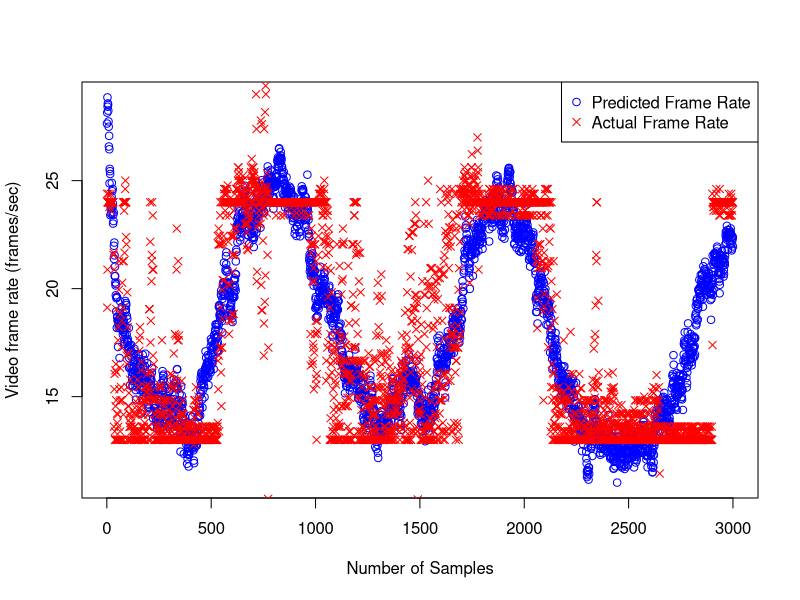
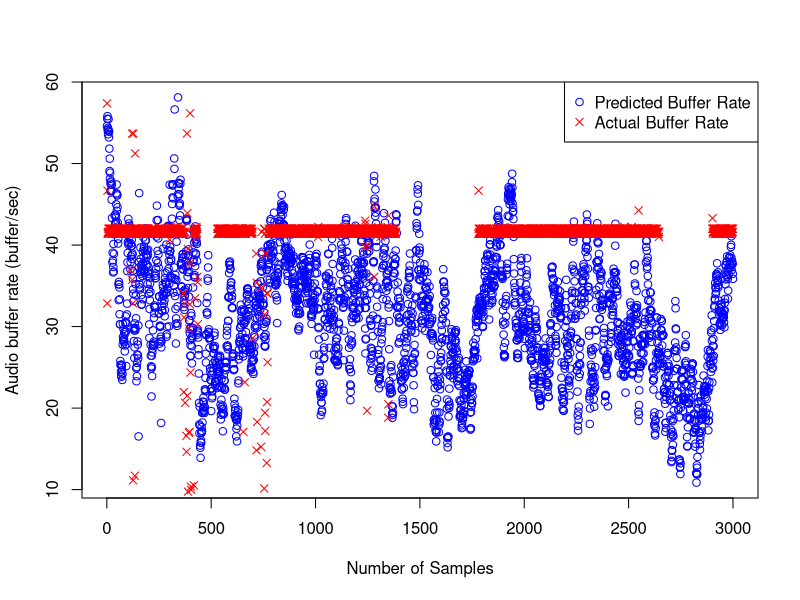
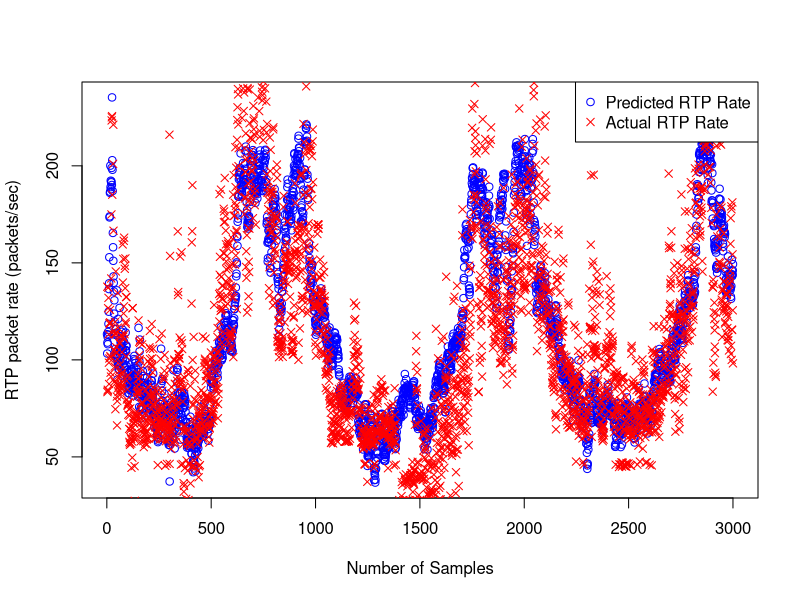

R code for these plots, in order: (Note: this script raises an error after producing the figures.)

# Read Data into X
periodic.x <- read.csv("X.csv")
# Read Data into Y.
periodic.y <- read.csv("Y.csv")


# Instead of choosing a sequential set, create a random set. (Replace = False.)
splitdata <- function(length,seed=NULL) {
  if(!is.null(seed)) {
    set.seed(seed)
  }
  index <- 1:length
  train.index.return <- sample(index, (0.7*length(index)) , replace=FALSE)
}

# Use any data to get a random training index. SEED = 29
train.index <- splitdata(nrow(periodic.x),29)

# Create the training sets.
periodic.training.x <- periodic.x[train.index,]
periodic.training.y <- periodic.y[train.index,]

# Create the test sets
periodic.test.x <- periodic.x[-train.index,]
periodic.test.y <- periodic.y[-train.index,]

################## Lasso Regression Method.

library(glmnet)
# Create a matrix from the list.
periodic.training.x.matrix <- model.matrix(~.,periodic.training.x )[,-1]
periodic.test.x.matrix <-  model.matrix(~.,periodic.test.x )[,-1]


# To get best lambda, set up the cross validations in the set.

# =========================================================== DispFrames.

cross.validations.DispFrames = cv.glmnet(periodic.training.x.matrix, periodic.training.y[,'DispFrames'])
#plot(cross.validations.DispFrames)

# Get the best lambda 
lambda.DispFrames <- cross.validations.DispFrames$lambda.min

# Calculate the coefficients through lasso.
lasso.fit.Dispframes <- glmnet(periodic.training.x.matrix, periodic.training.y[,'DispFrames'], alpha=1)
# fit.Dispframes
# plot(fit.Dispframes)

# predict the value.
predicted.DispFrames <- predict(lasso.fit.Dispframes,periodic.test.x.matrix,s=lambda.DispFrames)


# ============================================================ NoAudioPlayed.


cross.validations.NoAudioPlayed = cv.glmnet(periodic.training.x.matrix, periodic.training.y[,'NoAudioPlayed'])
#plot(cross.validations.NoAudioPlayed)

# Get the best lambda 
lambda.NoAudioPlayed <- cross.validations.NoAudioPlayed$lambda.min

# Calculate the coefficients through lasso.
lasso.fit.NoAudioPlayed <- glmnet(periodic.training.x.matrix, periodic.training.y[,'NoAudioPlayed'], alpha=1)
# plot(lasso.fit.NoAudioPlayed)

# Predict the value.
predicted.NoAudioPlayed <- predict(lasso.fit.NoAudioPlayed, periodic.test.x.matrix, s=lambda.NoAudioPlayed)


# ============================================================= NoRTPPkts.


cross.validations.NoRTPPkts = cv.glmnet(periodic.training.x.matrix, periodic.training.y[,'NoRTPPkts'])
#plot(cross.validations.NoRTPPkts)

# Get the best lambda 
lambda.NoRTPPkts <- cross.validations.NoRTPPkts$lambda.min

# Calculate the coefficients through lasso.
lasso.fit.NoRTPPkts <- glmnet(periodic.training.x.matrix, periodic.training.y[,'NoRTPPkts'], alpha=1)
# plot(lasso.fit.NoRTPPkts)

# Predict the value.
predicted.NoRTPPkts <- predict(lasso.fit.NoRTPPkts, periodic.test.x.matrix, s=lambda.NoRTPPkts)



# =============================================================       Plotting Time Series Graph

# Now Create lot for the time series.

# DispFrames time series plot.,
png(file="dispframes_timeseries.png",width=500, height=400)
plot(predicted.DispFrames, col="blue", xlab="Number of Samples", ylab="Video frame rate (frames/sec)")
points(periodic.test.y[,'DispFrames'],col="red",pch = 4)
legend("topright",
       c("Predicted Frame Rate","Actual Frame Rate"), bty="o", col=c("blue", "red"), 
       horiz=FALSE, cex=1, pch=c(1,4))
dev.off()  

# No Audio Played Time Series Plot.
png(file="audioplayed_timeseries.png",width=500, height=400)
plot(predicted.NoAudioPlayed, col="blue", xlab="Number of Samples", ylab="Audio buffer rate (buffer/sec)")
points(periodic.test.y[,'NoAudioPlayed'],col="red",pch = 4)
legend("topright",
       c("Predicted Buffer Rate","Actual Buffer Rate"), bty="o", col=c("blue", "red"), 
       horiz=FALSE, cex=1, pch=c(1,4))
dev.off()

# NoRTPPkts Time series Plot.
png(file="rtppacket_timeseries.png",width=500, height=400)
plot(predicted.NoRTPPkts, col="blue", xlab="Number of Samples", ylab="RTP packet rate (packets/sec)")
points(periodic.test.y[,'NoRTPPkts'], col="red", pch=4)
legend("topright",
       c("Predicted RTP Rate","Actual RTP Rate"), bty="o", col=c("blue", "red"), 
       horiz=FALSE, cex=1, pch=c(1,4))
dev.off()




############# Plotting Against Each Other.

# Creating combined graphs.
combined.DispFrames <- cbind(predicted = predicted.DispFrames[,"1"], actual = periodic.test.y[,'DispFrames'])
combined.NoAudioPlayed <- cbind(predicted = predicted.NoAudioPlayed[,"1"], actual = periodic.test.y[,'NoAudioPlayed'])
combined.NoRTPPkts <- cbind(predicted = predicted.NoRTPPkts[,"1"], actual = periodic.test.y[,'NoRTPPkts'])

#DispFrames.
png(file="dispframes_comparison.png",width=500, height=400)
plot(combined.DispFrames[,'actual'],combined.DispFrames[,'predicted'], col=c('blue','red'), xlab="Actual Video frame rate (frames/sec)", ylab="Predicted Video frame rate (frames/sec)", pch=c(1,4))
legend("topleft",
       c("Actual Frame Rate","Predicted Frame Rate"), bty="o", col=c("blue", "red"), 
       horiz=FALSE, cex=1, pch=c(1,4))
dev.off()


#NoAudioPlayed
png(file="audioplayed_comparison.png",width=500, height=400)
plot(combined.NoAudioPlayed[,'actual'],combined.NoAudioPlayed[,'predicted'], col=c('blue','red'), xlab="Actual Audio buffer rate (buffer/sec)", ylab="Predicted Audio buffer rate (buffer/sec)", pch=c(1,4))
legend("topright",
       c("Actual Audio Buffer Rate","Predicted Audio Buffer Rate"), bty="o", col=c("blue", "red"), 
       horiz=FALSE, cex=1, pch=c(1,4))
dev.off()

#NoRTPPkts
png(file="rtppacket_comparison.png",width=500, height=400)
plot(combined.NoRTPPkts[,'actual'],combined.NoRTPPkts[,'predicted'], col=c('blue','red'), xlab="Actual RTP packet rate (packet/sec)", ylab="Predicted RTP packet rate (packet/sec)", pch=c(1,4))
legend("bottomright",
       c("Actual RTP packet rate","Predicted RTP packet rate"), bty="o", col=c("blue", "red"), 
       horiz=FALSE, cex=1, pch=c(1,4))
dev.off()


########### Normalized Mean Absolute Error.

# NMAE DispFrames.
diff.DispFrames <- combined.DispFrames[, "actual"] - combined.DispFrames[, "predicted"]
diff.DispFrames <- abs(diff.DispFrames)
error.DispFrames <- mean(diff.DispFrames)/mean(combined.DispFrames[, "actual"])
# execution-time.
exe.DispFrames.time <- system.time(lm(DispFrames~.-NoAudioPlayed -NoRTPPkts, combined.training.matrix))

# NMAE NoAudioPlayed
diff.NoAudioPlayed <- combined.NoAudioPlayed[, "actual"] - combined.NoAudioPlayed[, "predicted"]
diff.NoAudioPlayed <- abs(diff.NoAudioPlayed)
error.NoAudioPlayed <- mean(diff.NoAudioPlayed)/mean(combined.NoAudioPlayed[, "actual"])
#execution-time.
exe.NoAudioPlayed.time <- system.time(lm(NoAudioPlayed~.-DispFrames -NoRTPPkts, combined.training.matrix))

# NMAE NoRTPPkts
diff.NoRTPPkts <- combined.NoRTPPkts[, "actual"] - combined.NoRTPPkts[, "predicted"]
diff.NoRTPPkts <- abs(diff.NoRTPPkts)
error.NoRTPPkts <- mean(diff.NoRTPPkts)/mean(combined.NoRTPPkts[, "actual"])
# execution-time
exe.NoRTPPkts.time <- system.time(lm(NoRTPPkts~.-NoAudioPlayed -DispFrames, combined.training.matrix))
